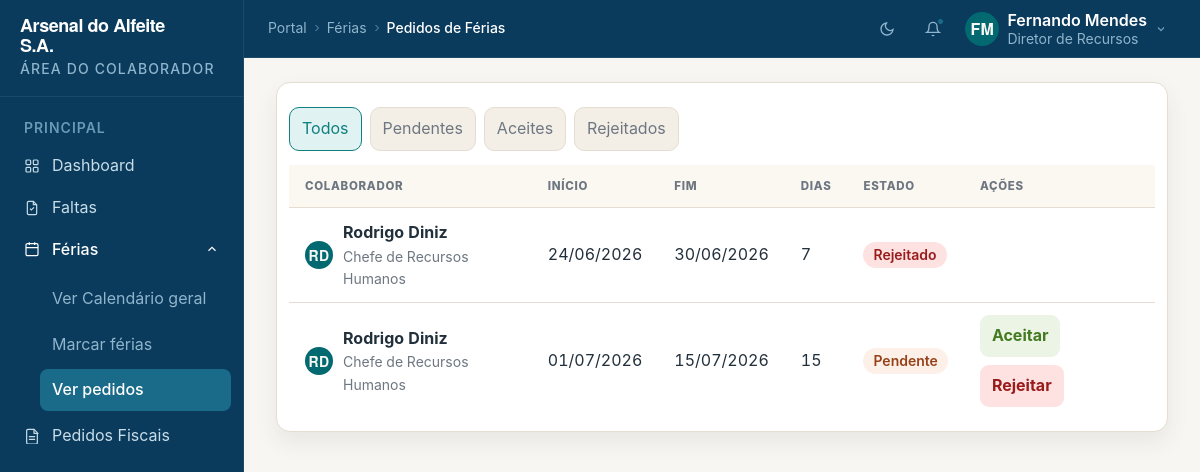
Page /pedidos_ferias.php (signed in) on the committed database.
### tables this page shows
CREATE TABLE `pedidosferias` (
  `id` int(6) NOT NULL,
  `idFuncionario` int(3) NOT NULL,
  `dataInicio` date NOT NULL,
  `dataFim` date NOT NULL,
  `nota` text DEFAULT NULL,
  `estado` enum('pendente','aprovado','rejeitado') NOT NULL DEFAULT 'pendente',
  `idResponsavel` int(3) DEFAULT NULL,
  `dataPedido` datetime NOT NULL DEFAULT current_timestamp(),
  `dataDecisao` datetime DEFAULT NULL,
  `comentarioResponsavel` text DEFAULT NULL
);

CREATE TABLE `funcionarios` (
  `id` int(3) NOT NULL,
  `nome` varchar(150) NOT NULL,
  `nif` int(9) NOT NULL,
  `dataNascimento` date NOT NULL,
  `sexo` varchar(20) NOT NULL,
  `iban` varchar(25) NOT NULL,
  `niss` varchar(11) NOT NULL,
  `telefone` varchar(20) NOT NULL,
  `nacionalidade` varchar(50) NOT NULL,
  `morada` varchar(200) NOT NULL,
  `distrito` varchar(50) NOT NULL,
  `concelho` varchar(50) NOT NULL,
  `freguesia` varchar(50) NOT NULL,
  `codigoPostal` varchar(10) NOT NULL,
  `contactoEmergenciaNome` varchar(150) DEFAULT NULL,
  `contactoEmergenciaTelefone` varchar(30) DEFAULT NULL,
  `contactoEmergenciaParentesco` varchar(50) DEFAULT NULL,
  `titulares` int(1) NOT NULL,
  `dependentes` int(2) NOT NULL,
  `idCargo` int(3) NOT NULL,
  `idArea` int(3) NOT NULL
);

CREATE TABLE `cargos` (
  `id` int(3) NOT NULL,
  `nome` varchar(150) NOT NULL
);

### db/auth.php (called while the page is built, shortened)
<?php
$cargo = $_SESSION['cargo'];
?>

### db/dataAccess.php (called while the page is built, shortened)
<?php
class dataAccess{
   private $connection;
   private function connect(){
      try{
         $server = "localhost";
         $db = "portal_colaborador_aa";
         $user = "root";
         $pwd = "";
         $this->connection = mysqli_connect($server, $user, $pwd, $db);
      }catch(Exception $ex){
         throw $ex;
      }
   }
   private function execute($query){
      try{
         $res = mysqli_query($this->connection, $query);
         if(!$res)
            die("invalid query");
         else
            return $res;
      }catch(Exception $ex){
         throw $ex;
      }
   }
   private function executeSQL($query){
      try{
         $res = $this->execute($query);
         return $res;
      }catch(Exception $ex) {
         throw $ex;
      }
   }
   public function mostrarPedidosFerias($idArea, $cargo) {
      try{
         if (strpos($cargo, 'Chefe') === 0) {
            $query = "select p.id AS idPedido, p.idFuncionario, p.dataInicio, p.dataFim, p.estado, p.dataPedido,
                     f.nome, c.nome AS cargo FROM pedidosferias p INNER JOIN funcionarios f
                     ON p.idFuncionario = f.id INNER JOIN cargos c ON f.idCargo = c.id
                     WHERE f.idArea = $idArea
                     AND c.nome NOT LIKE 'Chefe%'
                     AND c.nome NOT LIKE 'Diretor%'
                     AND c.nome NOT LIKE 'Conselho Administrativo%'
                     ORDER BY p.dataPedido DESC";
         } elseif (strpos($cargo, 'Diretor') === 0) {
            $query = "select p.id as idPedido, p.idFuncionario, p.dataInicio, p.dataFim, p.estado, p.dataPedido,
                     f.nome, c.nome AS cargo FROM pedidosferias p INNER JOIN funcionarios f
                     ON p.idFuncionario = f.id INNER JOIN cargos c ON f.idCargo = c.id
                     WHERE f.idArea = $idArea
                     AND c.nome LIKE 'Chefe%'
                     ORDER BY p.dataPedido DESC";
         }
         $res = $this->executeSQL($query);
         return $res;
      }catch(Exception $ex) {
         return -1;
      }
   }
}
?>

### pedidos_ferias.php (the view, shortened to what this page needs)
<?php
require_once("db/auth.php");
include_once("db/dataAccess.php");
$idArea = $_SESSION['idArea'];
$da = new dataAccess();
$res = $da->mostrarPedidosFerias($idArea, $cargo);
?>
<!DOCTYPE html>
<html lang="pt" data-theme="light">
<head>
  <link rel="stylesheet" href="ferias.css" />
</head>
<body>
  <div class="app">
    <?php include_once("sidebar.php"); ?>
    <div class="main-wrapper">
      <?php include_once("navbar.php"); ?>
      <main class="main-content" id="main-content">
          <div class="ferias-wrap">
            <div class="ferias-card">
              <div class="pedidosferias-toolbar">
                <button class="pedidosferias-filter active" type="button" data-filter="all">Todos</button>
                <button class="pedidosferias-filter" type="button" data-filter="pendente">Pendentes</button>
                <button class="pedidosferias-filter" type="button" data-filter="aprovado">Aceites</button>
                <button class="pedidosferias-filter" type="button" data-filter="rejeitado">Rejeitados</button>
              </div>
              <div class="pedidosferias-table-scroll">
                <table class="pedidosferias-table">
                  <thead>
                    <tr>
                      <th>Colaborador</th>
                      <th>Início</th>
                      <th>Fim</th>
                      <th>Dias</th>
                      <th>Estado</th>
                      <th>Ações</th>
                    </tr>
                  </thead>
                  <tbody id="pedidosTableBody">
                    <?php
                    if ( $res === -1 ) {
                      echo '<tr><td colspan="6">Erro ao carregar os pedidos.</td></tr>';
                    } else {
                      while ($row = mysqli_fetch_assoc($res)) {
                        $nome = $row['nome'];
                        $cargoColaborador = $row['cargo'];
                        $inicio = date('d/m/Y', strtotime($row['dataInicio']));
                        $fim = date('d/m/Y', strtotime($row['dataFim']));
                        $estado = strtolower(trim($row['estado']));
                        $dias = 0;
                        $dataInicio = date_create($row['dataInicio']);
                        $dataFim = date_create($row['dataFim']);
                        if ($dataInicio && $dataFim) {
                            $intervalo = date_diff($dataInicio, $dataFim);
                            $dias = $intervalo->days + 1;
                        }
                        $partesNome = explode(' ', trim($nome));
                        $iniciais = '';
                        if (count($partesNome) >= 2) {
                            $iniciais = strtoupper(substr($partesNome[0], 0, 1) . substr(end($partesNome), 0, 1));
                        } else {
                            $iniciais = strtoupper(substr($nome, 0, 2));
                        }
                        $badgeClass = 'badge--warning';
                        $estadoLabel = 'Pendente';
                        $dataStatus = 'pendente';
                        if ($estado === 'aprovado') {
                            $badgeClass = 'badge--success';
                            $estadoLabel = 'Aceite';
                            $dataStatus = 'aprovado';
                        } elseif ($estado === 'rejeitado') {
                            $badgeClass = 'badge--danger';
                            $estadoLabel = 'Rejeitado';
                            $dataStatus = 'rejeitado';
                        }
                      ?>
                    <tr data-status="<?php echo $dataStatus; ?>">
                      <td>
                        <div class="pedidosferias-user">
                          <span class="avatar avatar--sm" aria-hidden="true"><?php echo htmlspecialchars($iniciais); ?></span>
                          <div>
                            <strong><?php echo htmlspecialchars($nome); ?></strong>
                            <small><?php echo htmlspecialchars($cargoColaborador); ?></small>
                          </div>
                        </div>
                      </td>
                      <td><?php echo $inicio; ?></td>
                      <td><?php echo $fim; ?></td>
                      <td><?php echo $dias; ?></td>
                      <td><span class="badge <?php echo $badgeClass; ?>"><?php echo $estadoLabel; ?></span></td>
                      <td>
                        <div class="pedidosferias-actions">
                          <?php if ($dataStatus === 'pendente') { ?>
                          <form method="post" action="db/aceitarPedidoFerias.php">
                            <button type="submit" class="pedidosferias-btn pedidosferias-btn-accept" onclick='return confirmarAceitar()'>Aceitar</button>
                          </form>
                          <form method="post" action="db/rejeitarPedidoFerias.php">
                            <button type="submit" class="pedidosferias-btn pedidosferias-btn-reject" onclick='return confirmarRejeitar()'>Rejeitar</button>
                          </form>
                          <?php } ?>
                        </div>
                      </td>
                    </tr>
                    <?php
                    }
                    }
                    ?>
                  </tbody>
                </table>
              </div>
            </div>
          </div>
      </main>
    </div>
  </div>
</body>
</html>

### rows in the picture
pedidosferias: idFuncionario.nome "RD", idFuncionario.nome "Rodrigo Diniz", cargos.nome "Chefe de Recursos Humanos", dataInicio "24/06/2026", dataFim "30/06/2026", dias "7", estado "Rejeitado"
pedidosferias: idFuncionario.nome "RD", idFuncionario.nome "Rodrigo Diniz", cargos.nome "Chefe de Recursos Humanos", dataInicio "01/07/2026", dataFim "15/07/2026", dias "15", estadoLabel "Pendente"

### other values in the picture
$seccao "Férias"
$tituloPagina "Pedidos de Férias"
$iniciais "FM"
$nome "Fernando Mendes"
$cargo "Diretor de Recursos"
